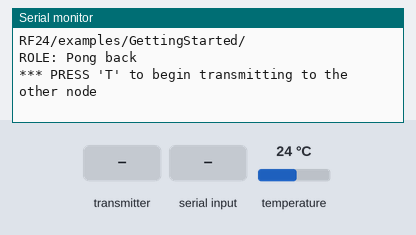
A sketch run on a simulated Arduino Uno, built with avr-gcc and run on an emulated ATmega328P. On the bench: the last lines printed to the serial monitor. The test bench sets the inputs (shaded band); at power-on: temperature 24 °C. No radio packets arrive unless stated.

Above: at 1.2 s.
1.3 s: the transmitter starts sending temp = 0
At 1.37 s:
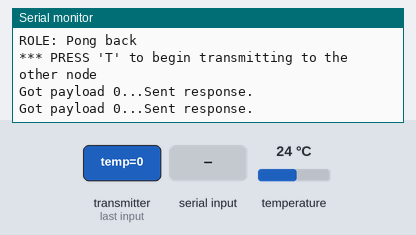
3.2 s: "T" received over Serial
At 4.5 s:
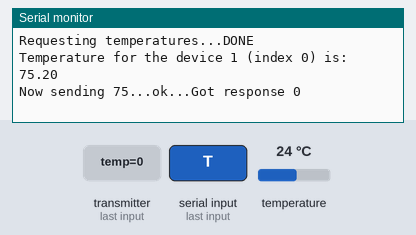
4.7 s: "R" received over Serial
At 5.1 s:
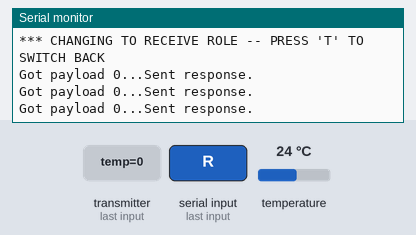

The sketch:

nrf_ds18s20.ino
```cpp
#include <DallasTemperature.h>
#include <OneWire.h>
#include <SPI.h>
#include "nRF24L01.h"
#include "RF24.h"
#include "printf.h"

//
// Hardware configuration
//

// Set up nRF24L01 radio on SPI bus plus pins 9 & 10

RF24 radio(9,10);

//
// Topology
//

// Radio pipe addresses for the 2 nodes to communicate.
const uint64_t pipes[2] = { 0xF0F0F0F0E1LL, 0xF0F0F0F0D2LL };

//
// Role management
//
// Set up role.  This sketch uses the same software for all the nodes
// in this system.  Doing so greatly simplifies testing.
//

// The various roles supported by this sketch
typedef enum { role_ping_out = 1, role_pong_back } role_e;

// The debug-friendly names of those roles
const char* role_friendly_name[] = { "invalid", "Ping out", "Pong back"};

// The role of the current running sketch
role_e role = role_pong_back;


// Data wire is plugged into port 2 on the Arduino
#define ONE_WIRE_BUS 2

// Setup a oneWire instance to communicate with any OneWire devices (not just Maxim/Dallas temperature ICs)
OneWire oneWire(ONE_WIRE_BUS);

// Pass our oneWire reference to Dallas Temperature.
DallasTemperature sensors(&oneWire);

void setup(void)
{
  //
  // Print preamble
  //

  Serial.begin(57600);
  printf_begin();
  printf("\n\rRF24/examples/GettingStarted/\n\r");
  printf("ROLE: %s\n\r",role_friendly_name[role]);
  printf("*** PRESS 'T' to begin transmitting to the other node\n\r");


  sensors.begin();

  //
  // Setup and configure rf radio
  //

  radio.begin();

  // optionally, increase the delay between retries & # of retries
  radio.setRetries(15,15);

  // optionally, reduce the payload size.  seems to
  // improve reliability
  //radio.setPayloadSize(8);

  //
  // Open pipes to other nodes for communication
  //

  // This simple sketch opens two pipes for these two nodes to communicate
  // back and forth.
  // Open 'our' pipe for writing
  // Open the 'other' pipe for reading, in position #1 (we can have up to 5 pipes open for reading)

  //if ( role == role_ping_out )
  {
    //radio.openWritingPipe(pipes[0]);
    radio.openReadingPipe(1,pipes[1]);
  }
  //else
  {
    //radio.openWritingPipe(pipes[1]);
    //radio.openReadingPipe(1,pipes[0]);
  }

  //
  // Start listening
  //

  radio.startListening();

  //
  // Dump the configuration of the rf unit for debugging
  //

  radio.printDetails();
}

void loop(void)
{
  //
  // Ping out role.  Repeatedly send the current time
  //

  if (role == role_ping_out)
  {


    // call sensors.requestTemperatures() to issue a global temperature
    // request to all devices on the bus
    Serial.print("Requesting temperatures...");
    sensors.requestTemperatures(); // Send the command to get temperatures
    Serial.println("DONE");

    Serial.print("Temperature for the device 1 (index 0) is: ");
    Serial.println(sensors.getTempFByIndex(0));


    // First, stop listening so we can talk.
    radio.stopListening();

    // Take the time, and send it.  This will block until complete
    unsigned long time = millis();
    float temp = sensors.getTempFByIndex(0);
    printf("Now sending %d...", int(temp));
    bool ok = radio.write( &temp, sizeof(float) );

    if (ok)
      printf("ok...");
    else
      printf("failed.\n\r");

    // Now, continue listening
    radio.startListening();

    // Wait here until we get a response, or timeout (250ms)
    unsigned long started_waiting_at = millis();
    bool timeout = false;
    while ( ! radio.available() && ! timeout )
      if (millis() - started_waiting_at > 200 )
        timeout = true;

    // Describe the results
    if ( timeout )
    {
      printf("Failed, response timed out.\n\r");
    }
    else
    {
      // Grab the response, compare, and send to debugging spew
      float temp;
      radio.read( &temp, sizeof(float) );

      // Spew it
      printf("Got response %d\n\r", int(temp));
    }

    // Try again 1s later
    delay(1000);
  }

  //
  // Pong back role.  Receive each packet, dump it out, and send it back
  //

  if ( role == role_pong_back )
  {
    // if there is data ready
    if ( radio.available() )
    {
      // Dump the payloads until we've gotten everything
      float temp;
      bool done = false;
      while (!done)
      {
        // Fetch the payload, and see if this was the last one.
        done = radio.read( &temp, sizeof(float) );

        // Spew it
        printf("Got payload %d...", int(temp));

	// Delay just a little bit to let the other unit
	// make the transition to receiver
	delay(20);
      }

      // First, stop listening so we can talk
      radio.stopListening();

      // Send the final one back.
      radio.write( &temp, sizeof(float) );
      printf("Sent response.\n\r");

      // Now, resume listening so we catch the next packets.
      radio.startListening();
    }
  }

  //
  // Change roles
  //

  if ( Serial.available() )
  {
    char c = toupper(Serial.read());
    if ( c == 'T' && role == role_pong_back )
    {
      printf("*** CHANGING TO TRANSMIT ROLE -- PRESS 'R' TO SWITCH BACK\n\r");

      // Become the primary transmitter (ping out)
      role = role_ping_out;
      radio.openWritingPipe(pipes[0]);
      radio.openReadingPipe(1,pipes[1]);
    }
    else if ( c == 'R' && role == role_ping_out )
    {
      printf("*** CHANGING TO RECEIVE ROLE -- PRESS 'T' TO SWITCH BACK\n\r");

      // Become the primary receiver (pong back)
      role = role_pong_back;
      radio.openWritingPipe(pipes[1]);
      radio.openReadingPipe(1,pipes[0]);
    }
  }
}
// vim:cin:ai:sts=2 sw=2 ft=cpp
```

printf.h
```cpp
// (licence header left out)
/**
 * @file printf.h
 *
 * Setup necessary to direct stdout to the Arduino Serial library, which
 * enables 'printf'
 */

#ifndef __PRINTF_H__
#define __PRINTF_H__

#ifdef ARDUINO

int serial_putc( char c, FILE * )
{
  Serial.write( c );

  return c;
}

void printf_begin(void)
{
  fdevopen( &serial_putc, 0 );
}

#else
#error This example is only for use on Arduino.
#endif // ARDUINO

#endif // __PRINTF_H__
```

Measured:
- after the input at 1.3 s, the serial monitor: prints a new line at once (image 1)
- after the input at 3.2 s, the serial monitor: prints a new line at once (image 2)
- after the input at 4.7 s, the serial monitor: prints a new line after 0.28 s (image 3)
